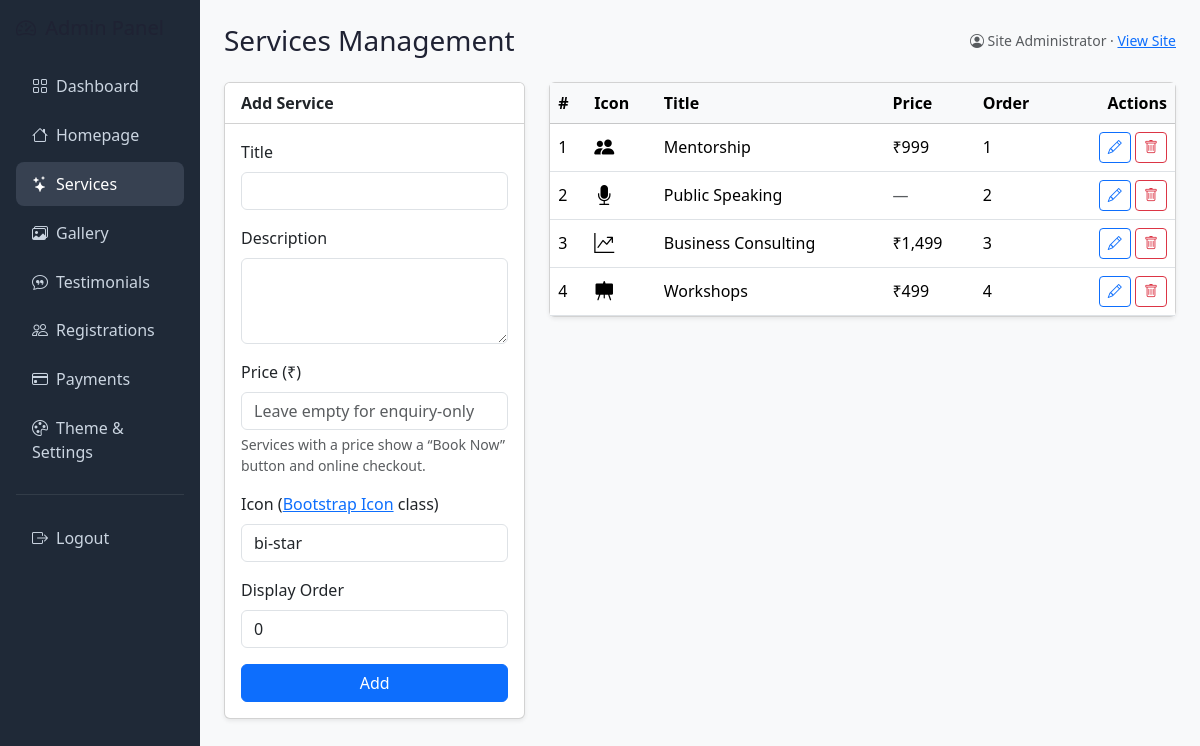
The app's page /admin/services.php (signed in) with its own data.
### tables this page shows
CREATE TABLE IF NOT EXISTS `services` (
  `id`            INT UNSIGNED NOT NULL AUTO_INCREMENT,
  `tenant_id`     INT UNSIGNED NOT NULL,
  `title`         VARCHAR(150) NOT NULL,
  `description`   TEXT NULL,
  `price`         DECIMAL(10,2) NULL,
  `icon`          VARCHAR(80) NOT NULL DEFAULT 'bi-star',
  `display_order` INT NOT NULL DEFAULT 0,
  `created_at`    TIMESTAMP NOT NULL DEFAULT CURRENT_TIMESTAMP,
  PRIMARY KEY (`id`),
  KEY `idx_service_tenant` (`tenant_id`),
  CONSTRAINT `fk_service_tenant` FOREIGN KEY (`tenant_id`)
    REFERENCES `tenants` (`id`) ON DELETE CASCADE
);

### config/functions.php (called while the page is built, shortened)
<?php
require_once __DIR__ . '/db.php';
function e(?string $value): string
{
    return htmlspecialchars((string) $value, ENT_QUOTES, 'UTF-8');
}
function format_price($amount): string
{
    $amount = (float) $amount;
    $decimals = ($amount == floor($amount)) ? 0 : 2;
    return '₹' . number_format($amount, $decimals);
}

### config/db.php (called while the page is built, shortened)
<?php
function db(): PDO
{
    static $pdo = null;
    if ($pdo === null) {
        $dsn = sprintf('mysql:host=%s;dbname=%s;charset=%s', DB_HOST, DB_NAME, DB_CHARSET);
        $options = [
            PDO::ATTR_ERRMODE            => PDO::ERRMODE_EXCEPTION,
            PDO::ATTR_DEFAULT_FETCH_MODE => PDO::FETCH_ASSOC,
            PDO::ATTR_EMULATE_PREPARES   => false,
        ];
        try {
            $pdo = new PDO($dsn, DB_USER, DB_PASS, $options);
        } catch (PDOException $e) {
            http_response_code(500);
            exit('Database connection failed. Please try again later.');
        }
    }
    return $pdo;
}

### admin/services.php (the view, shortened to what this page needs)
<?php
require_once __DIR__ . '/../config/functions.php';
$tid = admin_tenant_id();
$edit = null;
$rows = db()->prepare('SELECT * FROM services WHERE tenant_id=? ORDER BY display_order,id');
$rows->execute([$tid]);
$rows = $rows->fetchAll();
include __DIR__ . '/inc/header.php';
?>
<div class="row g-4">
  <div class="col-lg-4">
    <div class="card shadow-sm">
      <div class="card-header bg-white"><strong><?= $edit ? 'Edit' : 'Add' ?> Service</strong></div>
      <div class="card-body">
        <form method="post">
          <div class="mb-3"><label class="form-label">Title</label>
            <input class="form-control" name="title" required value="<?= e($edit['title'] ?? '') ?>"></div>
          <div class="mb-3"><label class="form-label">Description</label>
            <textarea class="form-control" name="description" rows="3"><?= e($edit['description'] ?? '') ?></textarea></div>
          <div class="mb-3"><label class="form-label">Price (&#8377;)</label>
            <input type="number" step="0.01" min="0" class="form-control" name="price"
                   value="<?= e($edit['price'] ?? '') ?>" placeholder="Leave empty for enquiry-only">
            <div class="form-text">Services with a price show a &ldquo;Book Now&rdquo; button and online checkout.</div></div>
          <div class="mb-3"><label class="form-label">Icon
              (<a href="https://icons.getbootstrap.com/" target="_blank">Bootstrap Icon</a> class)</label>
            <input class="form-control" name="icon" value="<?= e($edit['icon'] ?? 'bi-star') ?>" placeholder="bi-star"></div>
          <div class="mb-3"><label class="form-label">Display Order</label>
            <input type="number" class="form-control" name="display_order" value="<?= e((string)($edit['display_order'] ?? 0)) ?>"></div>
          <button class="btn btn-primary w-100"><?= $edit ? 'Update' : 'Add' ?></button>
        </form>
      </div>
    </div>
  </div>
  <div class="col-lg-8">
    <div class="card shadow-sm">
      <div class="table-responsive">
        <table class="table table-hover align-middle mb-0">
          <thead class="table-light"><tr><th>#</th><th>Icon</th><th>Title</th><th>Price</th><th>Order</th><th class="text-end">Actions</th></tr></thead>
          <tbody>
          <?php foreach ($rows as $r): ?>
            <tr>
              <td><?= (int)$r['id'] ?></td>
              <td><i class="bi <?= e($r['icon']) ?> fs-5"></i></td>
              <td><?= e($r['title']) ?></td>
              <td><?= ((float)($r['price'] ?? 0) > 0) ? e(format_price($r['price'])) : '<span class="text-muted">—</span>' ?></td>
              <td><?= (int)$r['display_order'] ?></td>
              <td class="text-end">
                <a href="?edit=<?= (int)$r['id'] ?>" class="btn btn-sm btn-outline-primary"><i class="bi bi-pencil"></i></a>
                <form method="post" class="d-inline" onsubmit="return confirm('Delete this service?')">
                  <button class="btn btn-sm btn-outline-danger"><i class="bi bi-trash"></i></button>
                </form>
              </td>
            </tr>
          <?php endforeach; ?>
          </tbody>
        </table>
      </div>
    </div>
  </div>
</div>
<?php include __DIR__ . '/inc/footer.php'; ?>

### assets/css/style.css (style rules this page uses)
:root { --brand-primary:#E8112D; --brand-secondary:#F2867D; --surface-pink:#FCEDEA; --nav-bg:#0d0d0f; --heading:#1f2233; }
body { font-family:"Poppins","Segoe UI",system-ui,-apple-system,sans-serif;color:#3a3a44; }

### records on screen
services: id "1", title "Mentorship", price "₹999", display_order "1"
services: id "2", title "Public Speaking", display_order "2"
services: id "3", title "Business Consulting", price "₹1,499", display_order "3"
services: id "4", title "Workshops", price "₹499", display_order "4"

### other values on screen
$page_heading "Services Management"
$admin['name'] "Site Administrator"
